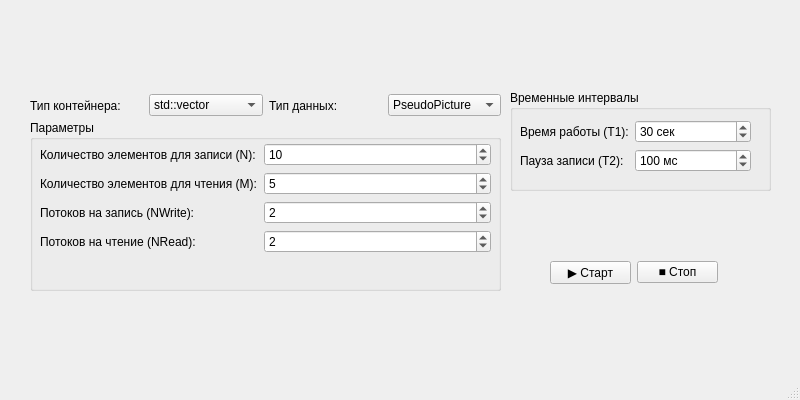
<?xml version="1.0" encoding="UTF-8"?>
<ui version="4.0">
 <class>MainWindow</class>
 <widget class="QMainWindow" name="MainWindow">
  <property name="geometry">
   <rect>
    <x>0</x>
    <y>0</y>
    <width>800</width>
    <height>400</height>
   </rect>
  </property>
  <property name="windowTitle">
   <string>Настройки</string>
  </property>
  <widget class="QWidget" name="centralwidget">
   <widget class="QGroupBox" name="groupBox_2">
    <property name="geometry">
     <rect>
      <x>510</x>
      <y>90</y>
      <width>261</width>
      <height>101</height>
     </rect>
    </property>
    <property name="title">
     <string>Временные интервалы</string>
    </property>
    <widget class="QWidget" name="layoutWidget">
     <property name="geometry">
      <rect>
       <x>10</x>
       <y>30</y>
       <width>231</width>
       <height>56</height>
      </rect>
     </property>
     <layout class="QFormLayout" name="formLayout_3">
      <item row="0" column="0">
       <widget class="QLabel" name="label_9">
        <property name="text">
         <string>Время работы (T1):</string>
        </property>
       </widget>
      </item>
      <item row="0" column="1">
       <widget class="QSpinBox" name="T1_spinBox">
        <property name="suffix">
         <string> сек</string>
        </property>
        <property name="minimum">
         <number>1</number>
        </property>
        <property name="maximum">
         <number>3600</number>
        </property>
        <property name="value">
         <number>30</number>
        </property>
       </widget>
      </item>
      <item row="1" column="0">
       <widget class="QLabel" name="label_10">
        <property name="text">
         <string>Пауза записи (T2):</string>
        </property>
       </widget>
      </item>
      <item row="1" column="1">
       <widget class="QSpinBox" name="T2_spinBox">
        <property name="suffix">
         <string> мс</string>
        </property>
        <property name="minimum">
         <number>1</number>
        </property>
        <property name="maximum">
         <number>1000</number>
        </property>
        <property name="value">
         <number>100</number>
        </property>
       </widget>
      </item>
     </layout>
    </widget>
   </widget>
   <widget class="QWidget" name="layoutWidget">
    <property name="geometry">
     <rect>
      <x>550</x>
      <y>260</y>
      <width>168</width>
      <height>25</height>
     </rect>
    </property>
    <layout class="QHBoxLayout" name="horizontalLayout_3">
     <item>
      <widget class="QPushButton" name="btnStart">
       <property name="text">
        <string>▶ Старт</string>
       </property>
      </widget>
     </item>
     <item>
      <widget class="QPushButton" name="btnStop">
       <property name="text">
        <string>■ Стоп</string>
       </property>
      </widget>
     </item>
    </layout>
   </widget>
   <widget class="QWidget" name="layoutWidget">
    <property name="geometry">
     <rect>
      <x>30</x>
      <y>120</y>
      <width>471</width>
      <height>171</height>
     </rect>
    </property>
    <layout class="QVBoxLayout" name="verticalLayout">
     <item>
      <widget class="QGroupBox" name="groupBox">
       <property name="title">
        <string>Параметры</string>
       </property>
       <widget class="QWidget" name="formLayoutWidget">
        <property name="geometry">
         <rect>
          <x>10</x>
          <y>23</y>
          <width>451</width>
          <height>141</height>
         </rect>
        </property>
        <layout class="QFormLayout" name="formLayout">
         <item row="0" column="0">
          <widget class="QLabel" name="label">
           <property name="text">
            <string>Количество элементов для записи (N):</string>
           </property>
          </widget>
         </item>
         <item row="0" column="1">
          <widget class="QSpinBox" name="N_spinBox">
           <property name="minimum">
            <number>1</number>
           </property>
           <property name="maximum">
            <number>5000</number>
           </property>
           <property name="value">
            <number>10</number>
           </property>
          </widget>
         </item>
         <item row="2" column="0">
          <widget class="QLabel" name="label_2">
           <property name="text">
            <string>Количество элементов для чтения (M):</string>
           </property>
          </widget>
         </item>
         <item row="2" column="1">
          <widget class="QSpinBox" name="M_spinBox">
           <property name="minimum">
            <number>1</number>
           </property>
           <property name="maximum">
            <number>5000</number>
           </property>
           <property name="value">
            <number>5</number>
           </property>
          </widget>
         </item>
         <item row="4" column="0">
          <widget class="QLabel" name="label_3">
           <property name="text">
            <string>Потоков на запись (NWrite):</string>
           </property>
          </widget>
         </item>
         <item row="4" column="1">
          <widget class="QSpinBox" name="NWrite_spinBox">
           <property name="minimum">
            <number>1</number>
           </property>
           <property name="maximum">
            <number>16</number>
           </property>
           <property name="value">
            <number>2</number>
           </property>
          </widget>
         </item>
         <item row="6" column="0">
          <widget class="QLabel" name="label_4">
           <property name="text">
            <string>Потоков на чтение (NRead):</string>
           </property>
          </widget>
         </item>
         <item row="6" column="1">
          <widget class="QSpinBox" name="NRead_spinBox">
           <property name="minimum">
            <number>1</number>
           </property>
           <property name="maximum">
            <number>16</number>
           </property>
           <property name="value">
            <number>2</number>
           </property>
          </widget>
         </item>
        </layout>
       </widget>
      </widget>
     </item>
    </layout>
   </widget>
   <widget class="QWidget" name="layoutWidget">
    <property name="geometry">
     <rect>
      <x>30</x>
      <y>90</y>
      <width>471</width>
      <height>31</height>
     </rect>
    </property>
    <layout class="QHBoxLayout" name="horizontalLayout">
     <item>
      <widget class="QLabel" name="label_13">
       <property name="text">
        <string>Тип контейнера: </string>
       </property>
      </widget>
     </item>
     <item>
      <widget class="QComboBox" name="comboBox">
       <property name="statusTip">
        <string/>
       </property>
       <property name="whatsThis">
        <string/>
       </property>
       <property name="currentText">
        <string>std::vector</string>
       </property>
       <item>
        <property name="text">
         <string>std::vector</string>
        </property>
       </item>
       <item>
        <property name="text">
         <string>std::list</string>
        </property>
       </item>
       <item>
        <property name="text">
         <string>std::deque</string>
        </property>
       </item>
      </widget>
     </item>
     <item>
      <widget class="QLabel" name="label_5">
       <property name="text">
        <string>Тип данных: </string>
       </property>
      </widget>
     </item>
     <item>
      <widget class="QComboBox" name="dataTypeComboBox">
       <item>
        <property name="text">
         <string>PseudoPicture</string>
        </property>
       </item>
       <item>
        <property name="text">
         <string>int</string>
        </property>
       </item>
      </widget>
     </item>
    </layout>
   </widget>
  </widget>
  <widget class="QStatusBar" name="statusbar">
   <property name="minimumSize">
    <size>
     <width>800</width>
     <height>22</height>
    </size>
   </property>
   <property name="baseSize">
    <size>
     <width>800</width>
     <height>22</height>
    </size>
   </property>
   <property name="autoFillBackground">
    <bool>false</bool>
   </property>
  </widget>
  <widget class="QMenuBar" name="menubar">
   <property name="geometry">
    <rect>
     <x>0</x>
     <y>0</y>
     <width>800</width>
     <height>20</height>
    </rect>
   </property>
  </widget>
 </widget>
 <resources/>
 <connections/>
</ui>
